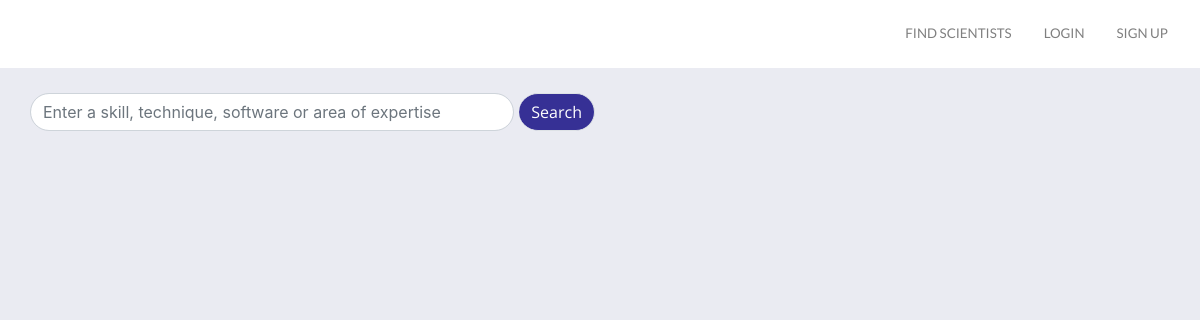
Before: /search/users/browse/ with the older database file.
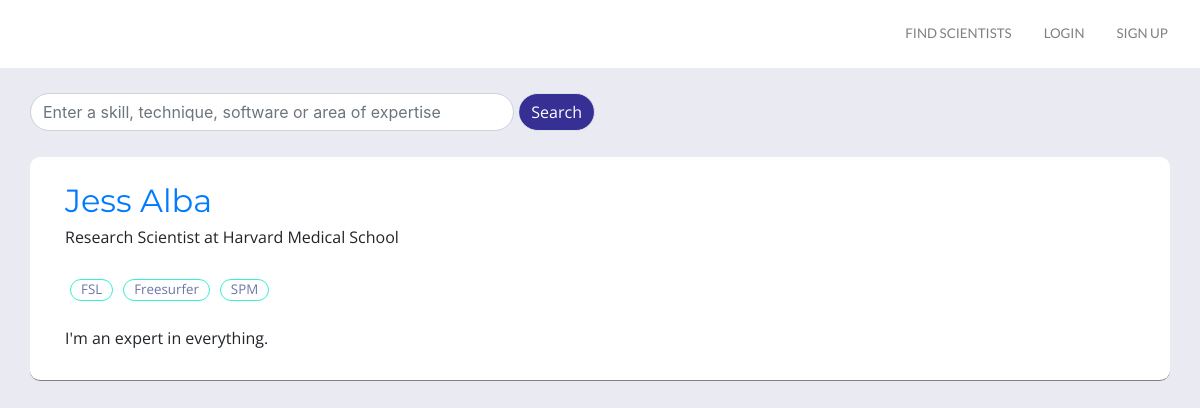
After: the same page with the newer database file.
### users/models.py (models this page shows)
class CustomUser(AbstractUser):
    objects = CustomUserManager()
    position = models.CharField(max_length =10000, null=True, default='', blank=True)
    bio = models.CharField(max_length =10000, null=True, default='', blank=True)
    skills = TaggableManager(help_text="A comma-separated list of tags.")
    image = models.ImageField(upload_to="profile_image", blank=True)
    website = models.CharField(max_length=10000, null=True, default='', blank=True)
    skill_area1_title = models.CharField(max_length =10000, null=True, default='', blank=True)
    skill_area1 = models.CharField(max_length =10000, null=True, default='', blank=True)
    skill_area2_title = models.CharField(max_length =10000, null=True, default='', blank=True)
    skill_area2 = models.CharField(max_length =10000, null=True, default='', blank=True)
    skill_area3_title = models.CharField(max_length =10000, null=True, default='', blank=True)
    skill_area3 = models.CharField(max_length =10000, null=True, default='', blank=True)
    skill_area4_title = models.CharField(max_length =10000, null=True, default='', blank=True)
    skill_area4 = models.CharField(max_length =10000, null=True, default='', blank=True)
    skill_area5_title = models.CharField(max_length =10000, null=True, default='', blank=True)
    skill_area5 = models.CharField(max_length =10000, null=True, default='', blank=True)
    software_hardware = models.CharField(max_length =10000, null=True, default='', blank=True)
    software_hardware_intermediate = models.CharField(max_length =10000, null=True, default='', blank=True)
    availability = models.CharField(max_length=10000, null=True, default='', blank=True)
    rate = models.CharField(max_length= 10000, null=True, default='', blank=True)
    expert = models.BooleanField(blank=True, default=False)
    gives_tutorials = models.BooleanField(blank=True, default=False)
    tutorial_area = models.CharField(max_length =10000, null=True, default='', blank=True)
    wants_expert = models.BooleanField(blank=True, default=False)
    needs_help_with = models.CharField(max_length =10000, null=True, default='', blank=True)
    profile_under_review = models.BooleanField(blank=True, default=False)
    profile_approved = models.BooleanField(blank=True, default=False)

### users/views.py (the view)
# urls.py: path('browse/', views.BrowseView.as_view(), name='browse'),
class BrowseView(ListView):
    model = CustomUser
    queryset = CustomUser.objects.filter(expert = True)

### users/templates/users/customuser_list.html (shortened to what this page needs)
{% extends 'layout.html' %}
{% load static %}
{% block content %}
<div class="container-fluid search">
        <div class="container" id="search_form">
         <div class="row">
        <div class="col-md-6">
            <form class="form-group"  action="{% url 'search:search_users' %}" method="GET" >
            <div class="input-group">
                <input class="form-control" type="search" name="q" value="{{request.GET.q}}" id="example-search-input" placeholder="Enter a skill, technique, software or area of expertise">
                <button class="btn btn-outline-secondary border-left-0 border" type="submit" name="submit" value="Search">
                    Search
                </button>
            </div>
                </form>
        </div>
    </div>
        </div>
        <div class="container" id="search_results">
        {% for expert in object_list %}
            {% if expert.profile_approved == True %}
            {% if expert.bio %}
        <div class="container" id="search_hit">
        <div class="container" id="expert">
            <div class="container user_name">
            {% if user.is_authenticated %}
            <p class="profile_name results"><a class="profile_name" href="{% url 'profile_with_pk' pk=expert.pk %}">{{ expert.first_name }}&nbsp{{ expert.last_name }}</a></p>
            {% else %}
                 <p class="profile_name results"><a href="{% url 'signup' %}">{{ expert.first_name }}&nbsp{{ expert.last_name }}</a></p>
             {% endif %}
            <p class="profile_text results">{{expert.position}}</p>
                <div class="container skills">
                {% for skill in expert.skills.all %}
                <div class="skill_bubble"><a href="{% url 'skills' skill.name %}"><p class="skill_bubble">{{ skill.name }}</p></a></div>
                    {% endfor %}
                </div>
                 <div class="browse_bio"> {{ expert.bio }}</div>
            </div>
        </div>
        </div>
            {% endif %}
        {% endif %}
        {% endfor %}
        {% endblock %}

Changed rows visible on the page:
added CustomUser: first_name "Jess", last_name "Alba", position "Research Scientist at Harvard Medical School", bio "I'm an expert in everything."
now on this page (row unchanged): Tag: name "FSL"
now on this page (row unchanged): Tag: name "Freesurfer"
now on this page (row unchanged): Tag: name "SPM"
